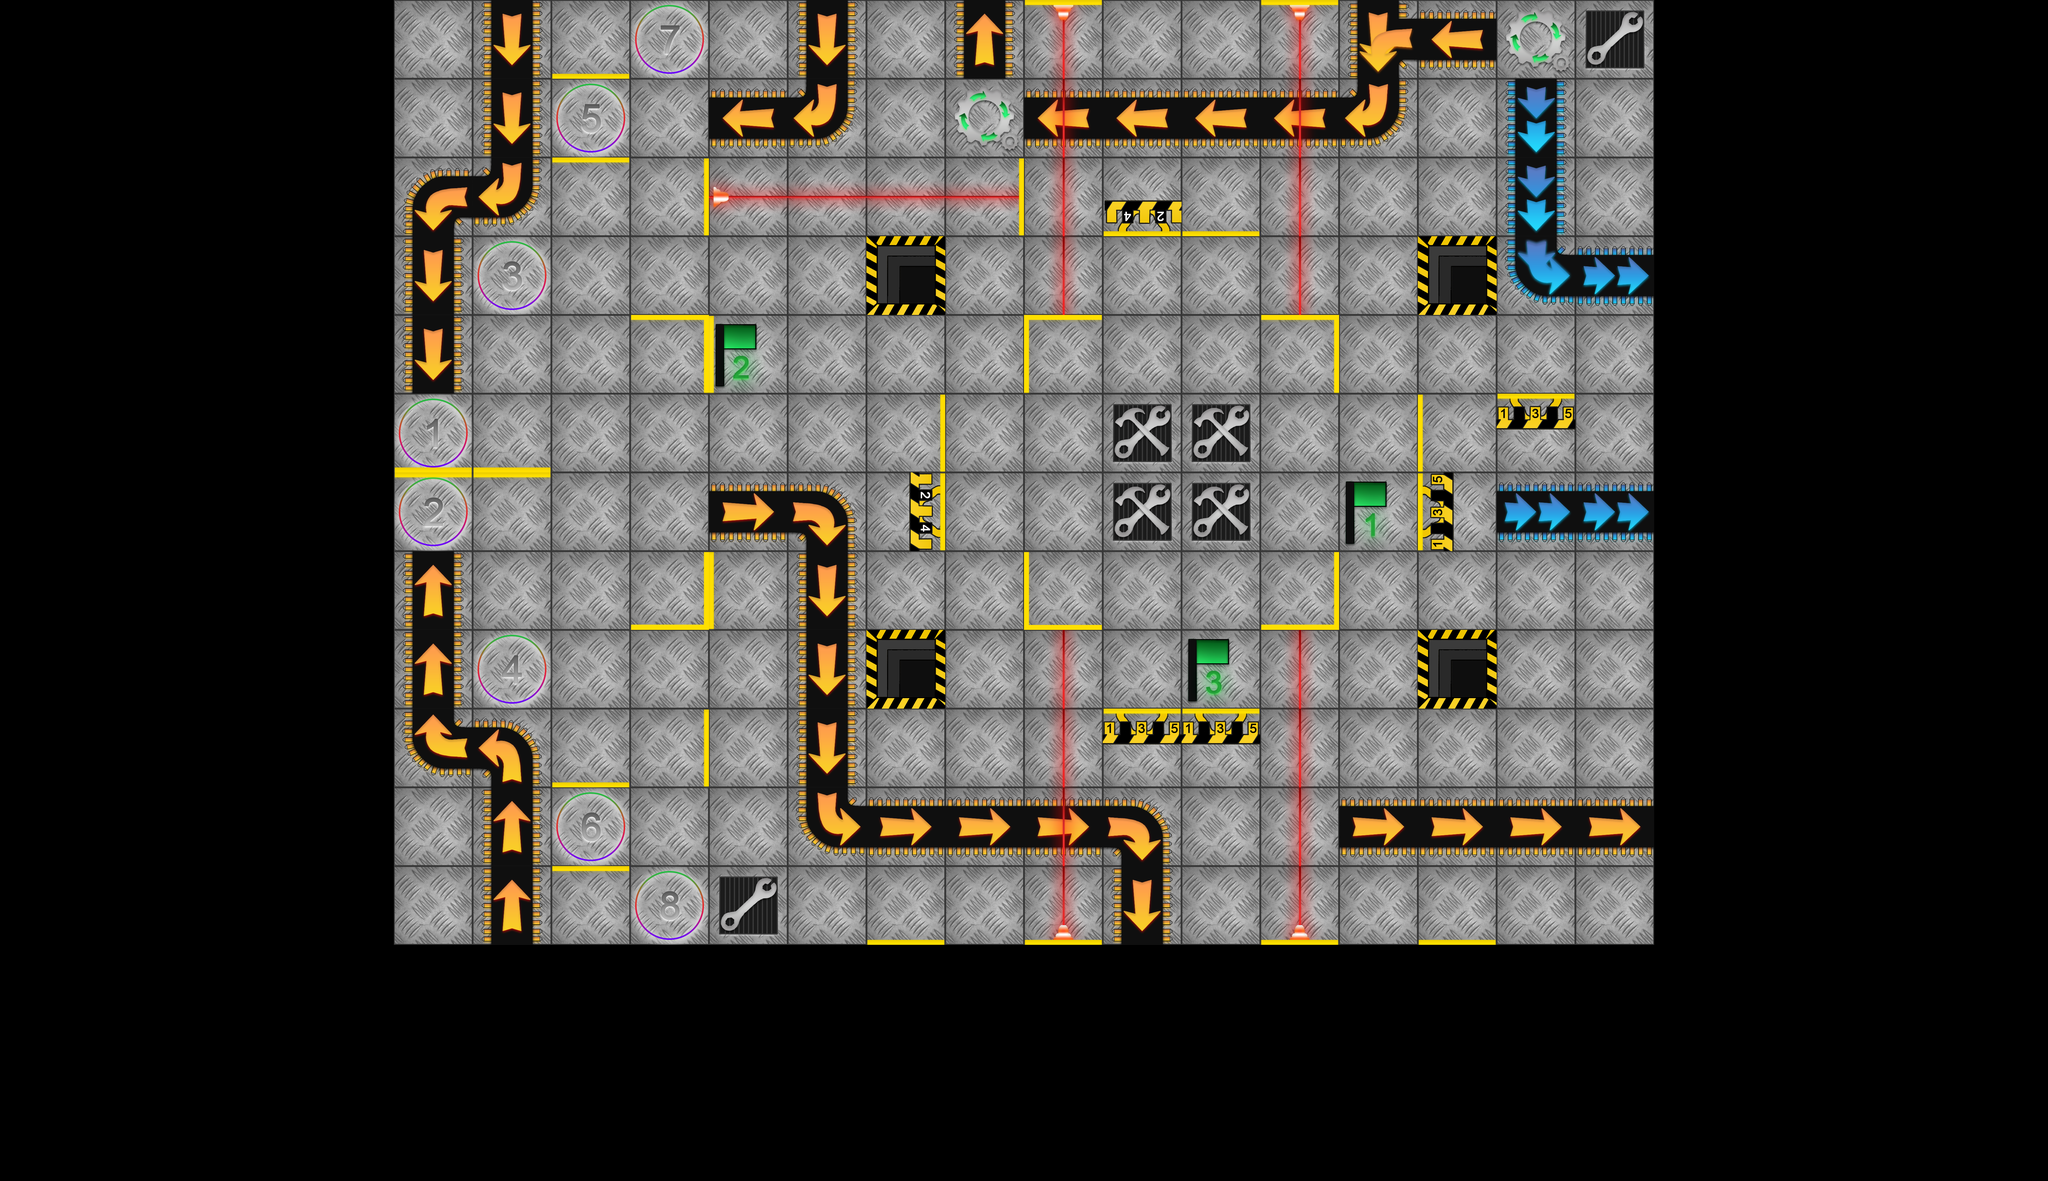

This game map was drawn from its Tiled (.tmx) file and the tilesets committed beside it. A one-line description and the trimmed map source follow:
An orthogonal 26x15 tile map with 256x256 px tiles, 14 tile layers (ground, hole, yellowArrow, blueArrow, ...).

<map version="1.2" tiledversion="1.3.2" orientation="orthogonal" renderorder="right-down" compressionlevel="0" width="26" height="15" tilewidth="256" tileheight="256" infinite="0" nextlayerid="18" nextobjectid="1">
 <tileset firstgid="1" source="Tileset.tsx" />
 <layer id="1" name="ground" width="26" height="15">
  <data>[390 cells, 192 non-empty, 1 distinct tile ids]</data>
 </layer>
 <layer id="2" name="hole" width="26" height="15">
  <data>[390 cells, 4 non-empty, 1 distinct tile ids]</data>
 </layer>
 <layer id="3" name="yellowArrow" width="26" height="15">
  <data>[390 cells, 38 non-empty, 11 distinct tile ids]</data>
 </layer>
 <layer id="4" name="blueArrow" width="26" height="15">
  <data>[390 cells, 6 non-empty, 3 distinct tile ids]</data>
 </layer>
 <layer id="5" name="cog" width="26" height="15">
  <data>[390 cells, 2 non-empty, 1 distinct tile ids]</data>
 </layer>
 <layer id="6" name="pusher" width="26" height="15">
  <data>[390 cells, 6 non-empty, 4 distinct tile ids]</data>
 </layer>
 <layer id="7" name="laserBeam" width="26" height="15">
  <data>[390 cells, 20 non-empty, 2 distinct tile ids]</data>
 </layer>
 <layer id="8" name="laser" width="26" height="15">
  <data>[390 cells, 5 non-empty, 3 distinct tile ids]</data>
 </layer>
 <layer id="9" name="playerStart" width="26" height="15">
  <data>[390 cells, 8 non-empty, 8 distinct tile ids]</data>
 </layer>
 <layer id="10" name="wall" width="26" height="15">
  <data>[390 cells, 28 non-empty, 4 distinct tile ids]</data>
 </layer>
 <layer id="11" name="doubleWall" width="26" height="15">
  <data>[390 cells, 6 non-empty, 4 distinct tile ids]</data>
 </layer>
 <layer id="12" name="repair" width="26" height="15">
  <data>[390 cells, 6 non-empty, 2 distinct tile ids]</data>
 </layer>
 <layer id="13" name="flag" width="26" height="15">
  <data>[390 cells, 3 non-empty, 3 distinct tile ids]</data>
 </layer>
 <layer id="14" name="player" width="26" height="15">
  <data>[390 cells, 0 non-empty, 0 distinct tile ids]</data>
 </layer>
</map>
